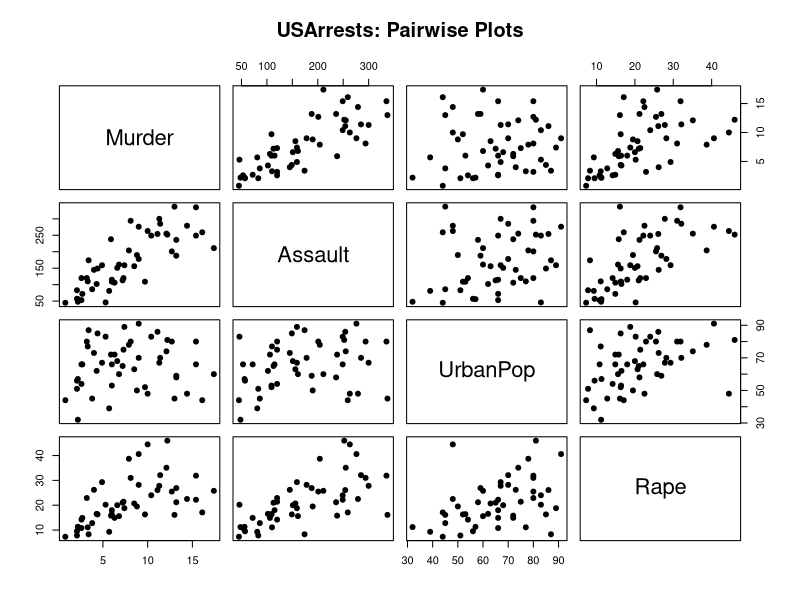
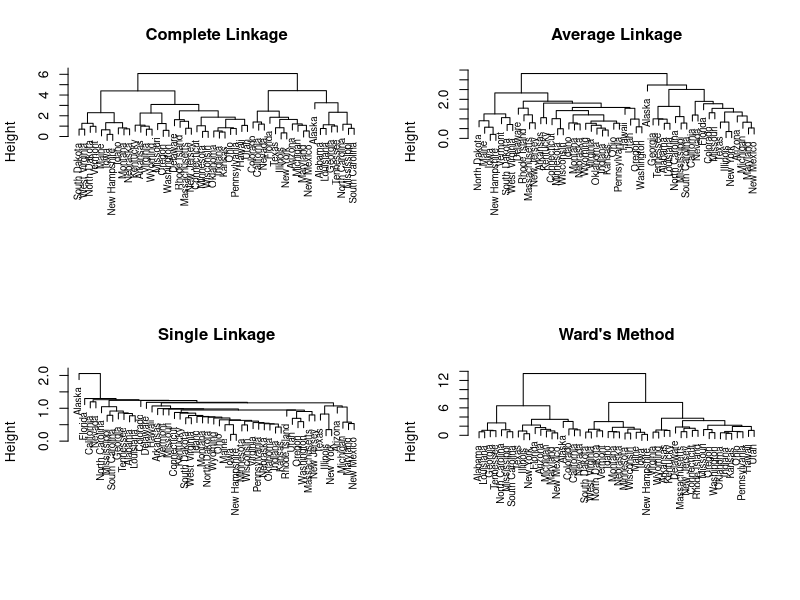
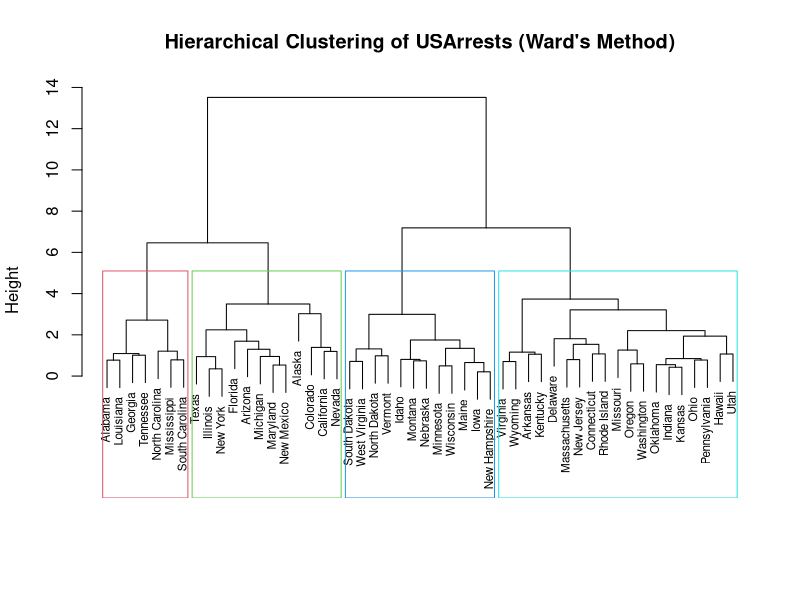

Reproduce these figures in R, in order. (Note: this script raises an error after producing the figures.)
# ============================================================
# Full Hierarchical Clustering Demo in R using USArrests
# ============================================================
#
# Goal:
# Use hierarchical clustering to group U.S. states based on:
# - Murder
# - Assault
# - UrbanPop
# - Rape
#
# This demo shows:
# 1. exploratory analysis
# 2. why scaling matters
# 3. hierarchical clustering with multiple linkage methods
# 4. dendrogram interpretation
# 5. choosing a number of clusters
# 6. comparing cluster assignments
# 7. visualizing clusters in PCA space
#
# ============================================================

# ------------------------------------------------------------
# 1. Load data
# ------------------------------------------------------------

data("USArrests")

df <- USArrests
df$State <- rownames(USArrests)

head(df)
str(df)
summary(df)

# ------------------------------------------------------------
# 2. Exploratory analysis
# ------------------------------------------------------------

pairs(USArrests,
      pch = 19,
      main = "USArrests: Pairwise Plots")

cor_mat <- cor(USArrests)
cat("\nCorrelation matrix:\n")
print(round(cor_mat, 3))

# ------------------------------------------------------------
# 3. Standardize the variables
# ------------------------------------------------------------
# Important because hierarchical clustering depends on distance,
# and the variables are on different scales.

X <- scale(USArrests)

cat("\nColumn means after scaling:\n")
print(round(colMeans(X), 5))

cat("\nColumn SDs after scaling:\n")
print(round(apply(X, 2, sd), 5))

# ------------------------------------------------------------
# 4. Compute distance matrix
# ------------------------------------------------------------

d <- dist(X, method = "euclidean")

cat("\nDistance matrix summary:\n")
print(summary(as.vector(d)))

# ------------------------------------------------------------
# 5. Fit hierarchical clustering using different linkage methods
# ------------------------------------------------------------

hc_complete <- hclust(d, method = "complete")
hc_average  <- hclust(d, method = "average")
hc_single   <- hclust(d, method = "single")
hc_ward     <- hclust(d, method = "ward.D2")

# ------------------------------------------------------------
# 6. Plot dendrograms
# ------------------------------------------------------------

par(mfrow = c(2, 2))

plot(hc_complete,
     labels = rownames(USArrests),
     main = "Complete Linkage",
     xlab = "",
     sub = "",
     cex = 0.7)

plot(hc_average,
     labels = rownames(USArrests),
     main = "Average Linkage",
     xlab = "",
     sub = "",
     cex = 0.7)

plot(hc_single,
     labels = rownames(USArrests),
     main = "Single Linkage",
     xlab = "",
     sub = "",
     cex = 0.7)

plot(hc_ward,
     labels = rownames(USArrests),
     main = "Ward's Method",
     xlab = "",
     sub = "",
     cex = 0.7)

par(mfrow = c(1, 1))

# Teaching note:
# Ward's method often gives compact, balanced clusters.
# Single linkage often shows chaining.

# ------------------------------------------------------------
# 7. Focus on Ward's method for interpretation
# ------------------------------------------------------------

plot(hc_ward,
     labels = rownames(USArrests),
     main = "Hierarchical Clustering of USArrests (Ward's Method)",
     xlab = "",
     sub = "",
     cex = 0.7)

# Add rectangles for a chosen number of clusters
k <- 4
rect.hclust(hc_ward, k = k, border = 2:5)

# ------------------------------------------------------------
# 8. Cut the dendrogram into clusters
# ------------------------------------------------------------

clusters_ward <- cutree(hc_ward, k = k)

cat("\nCluster sizes (Ward, k = 4):\n")
print(table(clusters_ward))

# Add cluster assignments to data frame
df$Cluster <- factor(clusters_ward)

# ------------------------------------------------------------
# 9. Inspect which states fall into each cluster
# ------------------------------------------------------------

states_by_cluster <- split(df$State, df$Cluster)

cat("\nStates by cluster:\n")
print(states_by_cluster)

# ------------------------------------------------------------
# 10. Cluster summaries in original units
# ------------------------------------------------------------

cluster_summary <- aggregate(USArrests,
                             by = list(Cluster = df$Cluster),
                             FUN = mean)

cat("\nCluster means in original units:\n")
print(round(cluster_summary, 2))

# ------------------------------------------------------------
# 11. Compare cluster profiles
# ------------------------------------------------------------

cluster_means_mat <- as.matrix(cluster_summary[, -1])
rownames(cluster_means_mat) <- paste("Cluster", cluster_summary$Cluster)

matplot(t(cluster_means_mat),
        type = "b",
        pch = 19,
        lty = 1,
        xaxt = "n",
        xlab = "Variable",
        ylab = "Cluster mean",
        main = "Cluster Profiles (Original Scale)")

axis(1,
     at = 1:ncol(cluster_means_mat),
     labels = colnames(cluster_means_mat))

legend("topright",
       legend = rownames(cluster_means_mat),
       col = 1:nrow(cluster_means_mat),
       lty = 1,
       pch = 19)

# ------------------------------------------------------------
# 12. Visualize clusters in PCA space
# ------------------------------------------------------------
# PCA is used only for 2D visualization, not for clustering.

pca_fit <- prcomp(X, center = FALSE, scale. = FALSE)

pca_scores <- data.frame(
  PC1 = pca_fit$x[, 1],
  PC2 = pca_fit$x[, 2],
  Cluster = df$Cluster,
  State = df$State
)

plot(pca_scores$PC1, pca_scores$PC2,
     col = as.numeric(pca_scores$Cluster),
     pch = 19,
     xlab = "PC1",
     ylab = "PC2",
     main = "Ward Clusters Visualized in PCA Space")

text(pca_scores$PC1, pca_scores$PC2,
     labels = pca_scores$State,
     pos = 3,
     cex = 0.65)

legend("topright",
       legend = levels(pca_scores$Cluster),
       col = 1:k,
       pch = 19,
       title = "Cluster")

# ------------------------------------------------------------
# 13. Compare hierarchical cluster assignments across linkage methods
# ------------------------------------------------------------

clusters_complete <- cutree(hc_complete, k = k)
clusters_average  <- cutree(hc_average,  k = k)
clusters_single   <- cutree(hc_single,   k = k)

cat("\nComparison: Ward vs Complete\n")
print(table(Ward = clusters_ward, Complete = clusters_complete))

cat("\nComparison: Ward vs Average\n")
print(table(Ward = clusters_ward, Average = clusters_average))

cat("\nComparison: Ward vs Single\n")
print(table(Ward = clusters_ward, Single = clusters_single))

# ------------------------------------------------------------
# 14. Optional: silhouette analysis for Ward clusters
# ------------------------------------------------------------

# install.packages("cluster")   # run once if needed
library(cluster)

sil_ward <- silhouette(clusters_ward, d)

plot(sil_ward,
     main = "Silhouette Plot for Ward Clustering")

cat("\nAverage silhouette width:\n")
print(mean(sil_ward[, "sil_width"]))

# ------------------------------------------------------------
# 15. Examine different numbers of clusters
# ------------------------------------------------------------

k_values <- 2:6
avg_sil <- numeric(length(k_values))

for (i in seq_along(k_values)) {
  cl_tmp <- cutree(hc_ward, k = k_values[i])
  sil_tmp <- silhouette(cl_tmp, d)
  avg_sil[i] <- mean(sil_tmp[, "sil_width"])
}

plot(k_values, avg_sil,
     type = "b",
     pch = 19,
     xlab = "Number of clusters k",
     ylab = "Average silhouette width",
     main = "Choosing k for Ward Clustering")

# ------------------------------------------------------------
# 16. Ordered results table
# ------------------------------------------------------------

results_table <- df[, c("State", "Cluster", "Murder", "Assault", "UrbanPop", "Rape")]
results_table <- results_table[order(results_table$Cluster), ]

cat("\nStates ordered by cluster:\n")
print(results_table)

# ------------------------------------------------------------
# 17. Interpretation summary
# ------------------------------------------------------------

cat("\n====================================================\n")
cat("Interpretation Summary\n")
cat("====================================================\n")
cat("1. Hierarchical clustering builds a nested grouping structure.\n")
cat("2. Ward's method tends to produce compact clusters and is often\n")
cat("   a good default choice.\n")
cat("3. The dendrogram helps visualize how states merge into larger groups.\n")
cat("4. Cutting the dendrogram at k =", k, "produces", k, "clusters.\n")
cat("5. Cluster summaries in the original variables help interpret the\n")
cat("   substantive meaning of each group.\n")
cat("6. PCA is useful for visualizing the resulting clusters in two dimensions.\n")

# ------------------------------------------------------------
# 18. Optional discussion prompt
# ------------------------------------------------------------

cat("\nSuggested discussion questions:\n")
cat("- Which linkage method seems most interpretable here?\n")
cat("- Do the clusters appear stable across linkage methods?\n")
cat("- How do the resulting state groups differ in crime profile?\n")
cat("- How might the conclusions change if the variables were not scaled?\n")
